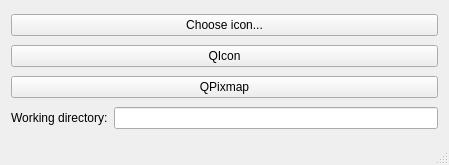
<?xml version="1.0" encoding="UTF-8"?>
<ui version="4.0">
 <class>MainWindow</class>
 <widget class="QMainWindow" name="MainWindow">
  <property name="geometry">
   <rect>
    <x>0</x>
    <y>0</y>
    <width>449</width>
    <height>165</height>
   </rect>
  </property>
  <property name="windowTitle">
   <string>MainWindow</string>
  </property>
  <widget class="QWidget" name="centralWidget">
   <layout class="QGridLayout" name="gridLayout">
    <item row="4" column="1">
     <widget class="QPushButton" name="QPixmap_Button">
      <property name="text">
       <string>QPixmap</string>
      </property>
     </widget>
    </item>
    <item row="3" column="1">
     <widget class="QPushButton" name="QIcon_Button">
      <property name="text">
       <string>QIcon</string>
      </property>
     </widget>
    </item>
    <item row="5" column="1">
     <layout class="QHBoxLayout" name="horizontalLayout">
      <item>
       <widget class="QLabel" name="Dir_Label">
        <property name="text">
         <string>Working directory:</string>
        </property>
       </widget>
      </item>
      <item>
       <widget class="QLineEdit" name="Dir_TextBox">
        <property name="readOnly">
         <bool>true</bool>
        </property>
       </widget>
      </item>
     </layout>
    </item>
    <item row="2" column="1">
     <widget class="QPushButton" name="Icon_Button">
      <property name="text">
       <string>Choose icon...</string>
      </property>
     </widget>
    </item>
   </layout>
  </widget>
  <widget class="QStatusBar" name="statusBar"/>
 </widget>
 <layoutdefault spacing="6" margin="11"/>
 <resources/>
 <connections/>
</ui>
